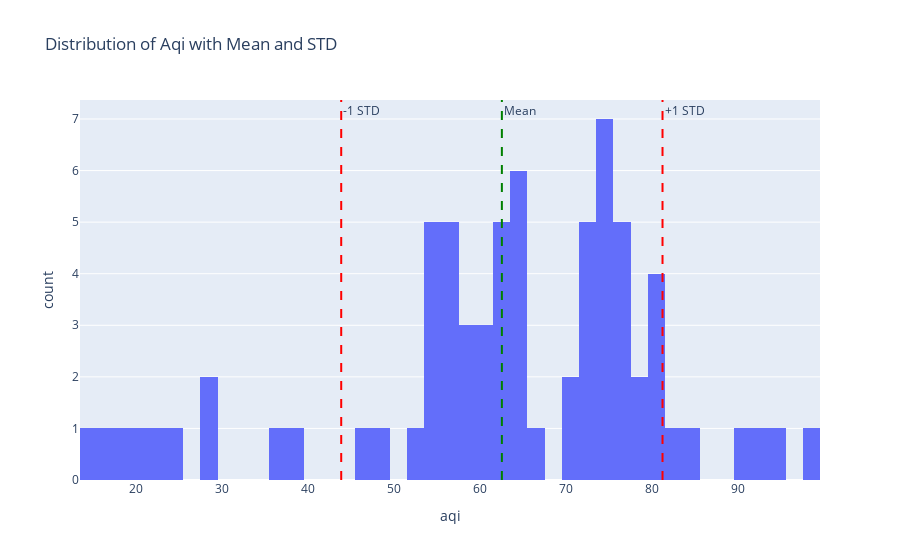

Notebook code for this chart:
### Markdown cell above
## 3. Exploration Data Analysis

### Code cell
# 1. Histogram with Mean and Standard Deviation

column = 'aqi'

mean_value = df[column].mean()
std_value = df[column].std()

fig_histogram = px.histogram(df, x=column, nbins=50, title=f'Distribution of {column.capitalize()} with Mean and STD')
fig_histogram.add_vline(x=mean_value, line_dash="dash", line_color="green", annotation_text="Mean")
fig_histogram.add_vline(x=mean_value + std_value, line_dash="dash", line_color="red", annotation_text="+1 STD")
fig_histogram.add_vline(x=mean_value - std_value, line_dash="dash", line_color="red", annotation_text="-1 STD")
fig_histogram.show()

### Figure 1 — Plotly figure (JSON) as saved in the notebook; plotly's stock layout.template omitted (floating-point values rounded to 4 significant figures)
{"data": [{"alignmentgroup": "True", "bingroup": "x", "hovertemplate": "aqi=%{x}<br>count=%{y}<extra></extra>", "legendgroup": "", "marker": {"color": "#636efa", "pattern": {"shape": ""}}, "name": "", "nbinsx": 50, "offsetgroup": "", "orientation": "v", "showlegend": false, "type": "histogram", "x": [84, 98, 95, 92, 90, 82, 73, 65, 57, 64, 72, 72, 73, 74, 74, 75, 76, 72, 67, 63, 61, 59, 56, 55, 54, 55, 55, 56, 56, 64, 71, 78, 77, 77, 76, 75, 74, 74, 76, 78, 80, 80, 80, 80, 75, 70, 65, 64, 64, 63, 58, 53, 46, 37, 29, 22, 18, 15, 17, 21, 25, 29, 39, 49, 54, 56, 59, 61, 62, 62, 63, 61], "xaxis": "x", "yaxis": "y"}], "layout": {"annotations": [{"showarrow": false, "text": "Mean", "x": 62.53, "xanchor": "left", "xref": "x", "y": 1, "yanchor": "top", "yref": "y domain"}, {"showarrow": false, "text": "+1 STD", "x": 81.2, "xanchor": "left", "xref": "x", "y": 1, "yanchor": "top", "yref": "y domain"}, {"showarrow": false, "text": "-1 STD", "x": 43.86, "xanchor": "left", "xref": "x", "y": 1, "yanchor": "top", "yref": "y domain"}], "barmode": "relative", "legend": {"tracegroupgap": 0}, "shapes": [{"line": {"color": "green", "dash": "dash"}, "type": "line", "x0": 62.53, "x1": 62.53, "xref": "x", "y0": 0, "y1": 1, "yref": "y domain"}, {"line": {"color": "red", "dash": "dash"}, "type": "line", "x0": 81.2, "x1": 81.2, "xref": "x", "y0": 0, "y1": 1, "yref": "y domain"}, {"line": {"color": "red", "dash": "dash"}, "type": "line", "x0": 43.86, "x1": 43.86, "xref": "x", "y0": 0, "y1": 1, "yref": "y domain"}], "title": {"text": "Distribution of Aqi with Mean and STD"}, "xaxis": {"anchor": "y", "domain": [0, 1], "title": {"text": "aqi"}}, "yaxis": {"anchor": "x", "domain": [0, 1], "title": {"text": "count"}}}}
